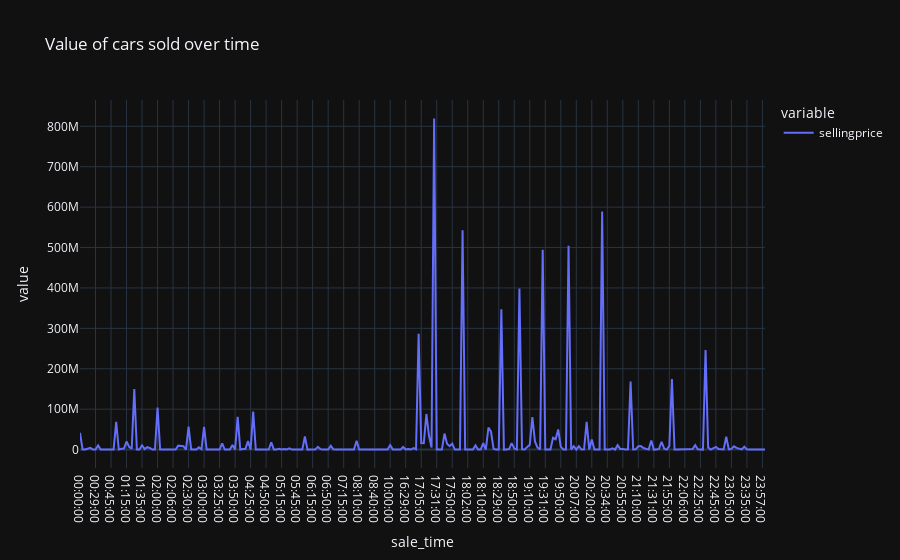

Write notebook code for a chart like this one.
### Code cell
date_sellprice = clean_cars_copy.groupby('sale_time')['sellingprice'].sum()

px.line(date_sellprice,
        title = "Value of cars sold over time",
        template = 'plotly_dark')

### Figure 1 — Plotly figure (JSON) as saved in the notebook; plotly's stock layout.template omitted (floating-point values rounded to 4 significant figures; data arrays with more than 128 entries replaced by an {"elided": "..."} marker saying what was removed)
{"data": [{"hovertemplate": "variable=sellingprice<br>sale_time=%{x}<br>value=%{y}<extra></extra>", "legendgroup": "sellingprice", "line": {"color": "#636efa", "dash": "solid"}, "marker": {"symbol": "circle"}, "mode": "lines", "name": "sellingprice", "orientation": "v", "showlegend": true, "type": "scatter", "x": {"elided": "266 str values"}, "xaxis": "x", "y": {"elided": "266 int values"}, "yaxis": "y"}], "layout": {"autosize": true, "legend": {"title": {"text": "variable"}, "tracegroupgap": 0}, "title": {"text": "Value of cars sold over time"}, "xaxis": {"anchor": "y", "autorange": true, "domain": [0, 1], "range": [0, 265], "title": {"text": "sale_time"}, "type": "category"}, "yaxis": {"anchor": "x", "autorange": true, "domain": [0, 1], "range": [-45530000.0, 865100000.0], "title": {"text": "value"}, "type": "linear"}}}
